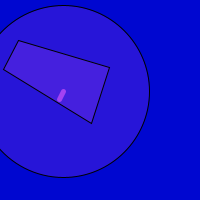
Frame 1 (no input)
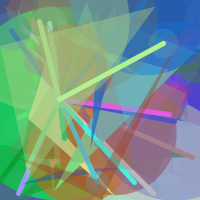
Frame 60 (the mouse pressed at the canvas centre just before this capture)
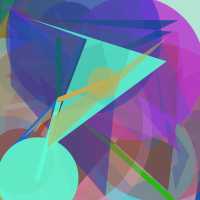
Frame 120 (the mouse held since frame 60 and released just before this capture)

The Processing sketch that drew these frames (run headless with seeded random() and noise(); from frame 60 on, the mouse is pressed at the canvas centre):

// Processing sketch: processing_159151
// ── processing_159151.pde

float r;
float g;
float b;
float a;

float diam;
float x;
float y;

float x1;
float y1;
float x2;
float y2;
float x3;
float y3;
float x4;
float y4;



void setup(){
  size(200,200);
  background(2000);
  smooth(900);
  frameRate(10);
}

void draw(){
  //Each time though draw(),new random numbers are picked for a new ellipse.
  r=random(255);
  g=random(255);
    b=random(255);
      a=random(255);
      diam=random(200);
        x=random(width);
          y=random(height);
          
          x1=random(width);
          y1=random(height);
          x2=random(width);
          y2=random(height);
          x3=random(width);
          y3=random(height);
          x4=random(width);
          y4=random(height);
        
         
         
        
          //use values to draw an ellipse
          //noStroke();
         fill(r,g,b,a); 
         ellipse(x,y,diam,diam); 
         
         fill(r,g,b,a); 
         quad(x1,y1,x2,y2,x3,y3,x4,y4);
         
         fill(r,g,b,a); 
         stroke(r,g,b);
         strokeWeight(5);
         line(59,99,x,y);
         noStroke();
}
